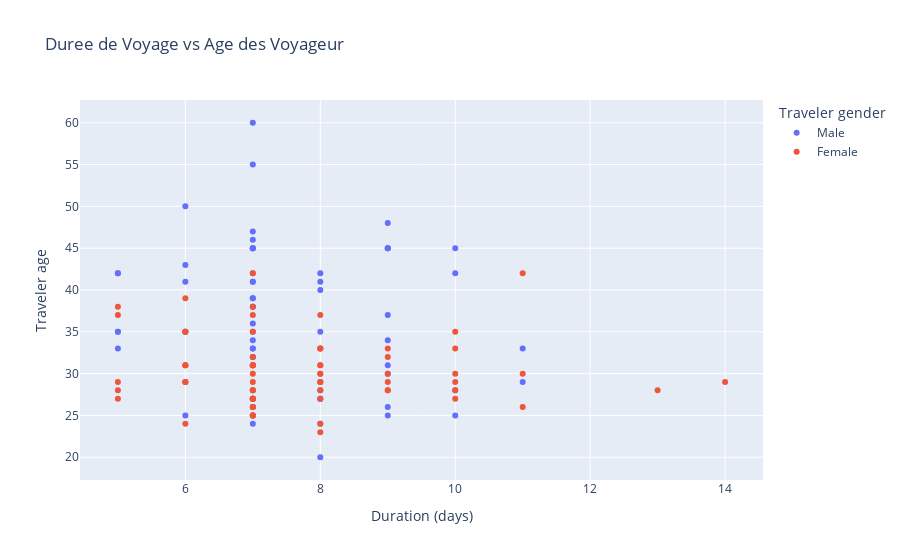

Notebook source saved alongside this figure:
### Code cell
fig = px.scatter(df, x='Duration (days)', y='Traveler age', color='Traveler gender',
                 title='Duree de Voyage vs Age des Voyageur')
fig.show()

### Figure 1 — Plotly figure (JSON) as saved in the notebook; plotly's stock layout.template omitted (floating-point values rounded to 4 significant figures)
{"data": [{"hovertemplate": "Traveler gender=Male<br>Duration (days)=%{x}<br>Traveler age=%{y}<extra></extra>", "legendgroup": "Male", "marker": {"color": "#636efa", "symbol": "circle"}, "mode": "markers", "name": "Male", "orientation": "v", "showlegend": true, "type": "scatter", "x": [7, 7, 5, 7, 7, 7, 9, 7, 10, 10, 7, 8, 9, 7, 9, 8, 10, 8, 7, 7, 7, 7, 7, 10, 9, 8, 8, 7, 7, 6, 7, 6, 6, 8, 7, 9, 7, 7, 6, 9, 11, 7, 11, 5, 9, 6, 8, 7, 7, 5, 5, 9, 7, 7, 5, 7, 7, 8, 8, 8, 6, 9, 7, 9, 7, 7], "xaxis": "x", "y": [35, 45, 42, 25, 39, 36, 48, 32, 28, 45, 32, 40, 34, 45, 25, 20, 42, 27, 33, 45, 55, 41, 24, 25, 30, 35, 27, 26, 28, 43, 27, 25, 41, 29, 46, 31, 38, 60, 35, 45, 29, 26, 33, 35, 45, 50, 42, 33, 41, 35, 42, 26, 45, 27, 33, 47, 38, 41, 24, 28, 35, 45, 42, 37, 34, 39], "yaxis": "y"}, {"hovertemplate": "Traveler gender=Female<br>Duration (days)=%{x}<br>Traveler age=%{y}<extra></extra>", "legendgroup": "Female", "marker": {"color": "#EF553B", "symbol": "circle"}, "mode": "markers", "name": "Female", "orientation": "v", "showlegend": true, "type": "scatter", "x": [5, 14, 7, 10, 7, 7, 8, 7, 9, 6, 5, 7, 6, 8, 8, 13, 9, 7, 6, 7, 7, 8, 7, 7, 6, 8, 7, 7, 7, 8, 8, 8, 6, 9, 7, 6, 8, 8, 7, 7, 7, 7, 7, 10, 11, 6, 8, 11, 10, 9, 5, 7, 8, 6, 9, 8, 5, 7, 5, 9, 11, 10, 10, 10, 8, 7, 6, 7, 6, 7], "xaxis": "x", "y": [28, 29, 26, 33, 31, 27, 29, 26, 30, 35, 27, 29, 24, 31, 30, 28, 33, 37, 31, 38, 25, 28, 30, 27, 29, 31, 31, 27, 28, 23, 29, 33, 35, 29, 31, 39, 33, 37, 35, 42, 25, 27, 32, 28, 42, 31, 24, 30, 27, 28, 37, 31, 27, 29, 28, 30, 38, 31, 29, 32, 26, 29, 35, 30, 33, 28, 31, 27, 29, 25], "yaxis": "y"}], "layout": {"legend": {"title": {"text": "Traveler gender"}, "tracegroupgap": 0}, "title": {"text": "Duree de Voyage vs Age des Voyageur"}, "xaxis": {"anchor": "y", "domain": [0, 1], "title": {"text": "Duration (days)"}}, "yaxis": {"anchor": "x", "domain": [0, 1], "title": {"text": "Traveler age"}}}}
